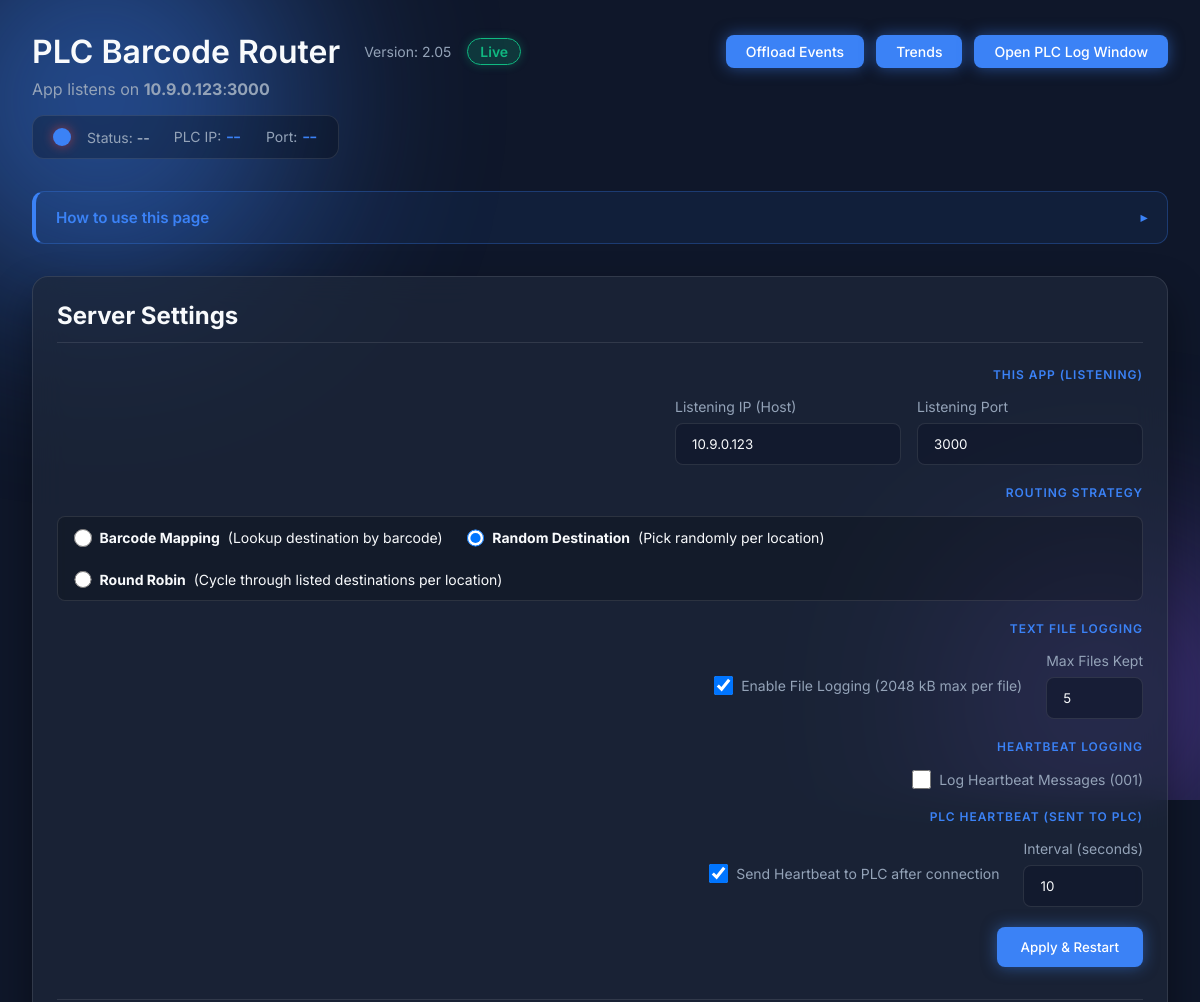
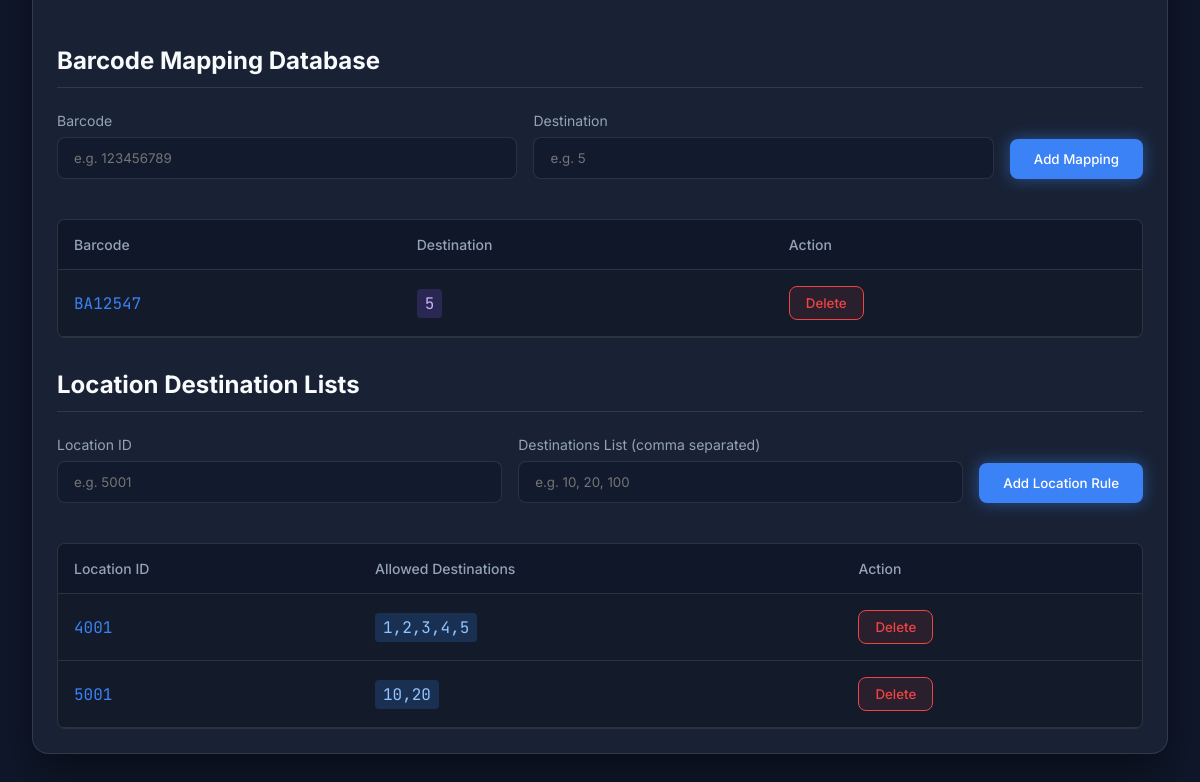
The page / on the database its author committed (2 pictures, top to bottom).
### tables this page shows
CREATE TABLE settings (
            id INTEGER PRIMARY KEY CHECK (id = 1),
            host TEXT NOT NULL,
            port INTEGER NOT NULL
        , log_to_file INTEGER NOT NULL DEFAULT 0, log_file_count INTEGER NOT NULL DEFAULT 5, routing_mode TEXT NOT NULL DEFAULT 'barcode', log_heartbeat INTEGER NOT NULL DEFAULT 1, heartbeat_interval INTEGER NOT NULL DEFAULT 10, heartbeat_enabled INTEGER NOT NULL DEFAULT 1);

CREATE TABLE routing (
            id INTEGER PRIMARY KEY AUTOINCREMENT,
            barcode TEXT UNIQUE NOT NULL,
            destination INTEGER NOT NULL
        );

CREATE TABLE random_routing (
            id INTEGER PRIMARY KEY AUTOINCREMENT,
            location TEXT NOT NULL,
            destinations TEXT NOT NULL
        );

### main.py (the view)
@app.get("/", response_class=HTMLResponse)
async def read_root(request: Request):
    mappings = database.get_all_mappings()
    random_rules = database.get_all_random_rules()
    settings = database.get_settings()
    return templates.TemplateResponse(
        request=request,
        name="index.html",
        context={"request": request, "mappings": mappings, "random_rules": random_rules, "settings": settings}
    )

### templates/index.html (shortened to what this page needs)
<!DOCTYPE html>
<html lang="en">
<head>
    <link rel="stylesheet" href="/static/style.css?v=12">
</head>
<body>
    <div class="background">
        <div class="blob blob1"></div>
        <div class="blob blob2"></div>
    </div>
    <div class="container">
        <header>
            <div style="display:flex; align-items:center; justify-content:space-between; flex-wrap:wrap; gap:1rem;">
                <h1>PLC Barcode Router <span style="font-size: 0.875rem; color: var(--text-muted); font-weight: 400; margin-left: 0.5rem;">Version: 2.05</span> <span class="badge" id="status-badge">Live</span></h1>
                <div style="display:flex; align-items:center; gap:0.75rem; flex-wrap:wrap;">
                    <a class="btn primary-btn popout-btn" href="/offload" style="text-decoration:none;">Offload Events</a>
                    <a class="btn primary-btn popout-btn" href="/trends" style="text-decoration:none;">Trends</a>
                    <button class="btn primary-btn popout-btn" id="popout-logs" onclick="openLogsWindow()">Open PLC Log Window</button>
                </div>
            </div>
            <p>App listens on <strong id="header-host">{{ settings.host }}</strong>:<strong id="header-port">{{ settings.port }}</strong></p>
            <div class="connection-bar">
                <span class="led led-disconnected" id="conn-led"></span>
                <div class="conn-info">
                    <span class="conn-item">Status: <strong id="conn-status">--</strong></span>
                    <span class="conn-item">PLC IP: <strong id="conn-plc-ip" class="font-mono">--</strong></span>
                    <span class="conn-item">Port: <strong id="conn-port" class="font-mono">--</strong></span>
                </div>
            </div>
        </header>
        <details class="help-box">
            <summary>How to use this page</summary>
        </details>
        <div class="grid">
            <div class="panel management">
                <div class="panel-header">
                    <h2>Server Settings</h2>
                </div>
                <form id="settings-form" class="glass-form" style="margin-bottom: 2rem; padding-bottom: 2rem; border-bottom: 1px solid var(--border-color); flex-direction: column; gap: 0.75rem;">
                    <p class="settings-section-label">This App (Listening)</p>
                    <div style="display:flex; gap:1rem; flex-wrap:wrap;">
                        <div class="form-group">
                            <label for="host">Listening IP (Host)</label>
                            <input type="text" id="host" name="host" value="{{ settings.host }}" required>
                        </div>
                        <div class="form-group">
                            <label for="port">Listening Port</label>
                            <input type="number" id="port" name="port" value="{{ settings.port }}" required>
                        </div>
                    </div>
                    <p class="settings-section-label" style="margin-top:0.5rem;">Routing Strategy</p>
                    <div style="display:flex; gap:1.5rem; align-items:center; flex-wrap:wrap; background: rgba(0,0,0,0.2); padding: 0.75rem 1rem; border-radius: 0.5rem; border: 1px solid var(--border-color);">
                        <label style="display:flex; align-items:center; gap:0.5rem; cursor:pointer; margin:0; color:var(--text-main);">
                            <input type="radio" name="routing_mode" value="barcode" {% if settings.routing_mode == 'barcode' %}checked{% endif %} style="width:1.1rem; height:1.1rem;">
                            <strong>Barcode Mapping</strong> (Lookup destination by barcode)
                        </label>
                        <label style="display:flex; align-items:center; gap:0.5rem; cursor:pointer; margin:0; color:var(--text-main);">
                            <input type="radio" name="routing_mode" value="random" {% if settings.routing_mode == 'random' %}checked{% endif %} style="width:1.1rem; height:1.1rem;">
                            <strong>Random Destination</strong> (Pick randomly per location)
                        </label>
                        <label style="display:flex; align-items:center; gap:0.5rem; cursor:pointer; margin:0; color:var(--text-main);">
                            <input type="radio" name="routing_mode" value="roundrobin" {% if settings.routing_mode == 'roundrobin' %}checked{% endif %} style="width:1.1rem; height:1.1rem;">
                            <strong>Round Robin</strong> (Cycle through listed destinations per location)
                        </label>
                    </div>
                    <p class="settings-section-label" style="margin-top:0.5rem;">Text File Logging</p>
                    <div style="display:flex; gap:1.5rem; align-items:center; flex-wrap:wrap;">
                        <div style="display:flex; align-items:center; gap:0.5rem;">
                            <input type="checkbox" id="log_to_file" name="log_to_file" value="true" {% if settings.log_to_file %}checked{% endif %} style="width: 1.2rem; height: 1.2rem; cursor: pointer;">
                            <label for="log_to_file" style="cursor: pointer; margin:0;">Enable File Logging (2048 kB max per file)</label>
                        </div>
                        <div class="form-group" style="max-width: 150px;">
                            <label for="log_file_count">Max Files Kept</label>
                            <input type="number" id="log_file_count" name="log_file_count" value="{{ settings.log_file_count }}" min="1" max="50" required>
                        </div>
                    </div>
                    <p class="settings-section-label" style="margin-top:0.5rem;">Heartbeat Logging</p>
                    <div style="display:flex; gap:1.5rem; align-items:center; flex-wrap:wrap;">
                        <div style="display:flex; align-items:center; gap:0.5rem;">
                            <input type="checkbox" id="log_heartbeat" name="log_heartbeat" value="true" {% if settings.log_heartbeat %}checked{% endif %} style="width: 1.2rem; height: 1.2rem; cursor: pointer;">
                            <label for="log_heartbeat" style="cursor: pointer; margin:0;">Log Heartbeat Messages (001)</label>
                        </div>
                    </div>
                    <p class="settings-section-label" style="margin-top:0.5rem;">PLC Heartbeat (Sent to PLC)</p>
                    <div style="display:flex; gap:1.5rem; align-items:center; flex-wrap:wrap;">
                        <div style="display:flex; align-items:center; gap:0.5rem;">
                            <input type="checkbox" id="heartbeat_enabled" name="heartbeat_enabled" value="true" {% if settings.heartbeat_enabled %}checked{% endif %} style="width: 1.2rem; height: 1.2rem; cursor: pointer;">
                            <label for="heartbeat_enabled" style="cursor: pointer; margin:0;">Send Heartbeat to PLC after connection</label>
                        </div>
                        <div class="form-group" style="max-width: 150px;">
                            <label for="heartbeat_interval">Interval (seconds)</label>
                            <input type="number" id="heartbeat_interval" name="heartbeat_interval" value="{{ settings.heartbeat_interval }}" min="1" max="3600" required>
                        </div>
                    </div>
                    <div style="margin-top:0.5rem;">
                        <button type="submit" class="btn primary-btn">Apply &amp; Restart</button>
                    </div>
                </form>
                <div class="panel-header" style="margin-top: 1rem;">
                    <h2>Barcode Mapping Database</h2>
                </div>
                <form id="add-form" class="glass-form">
                    <div class="form-group">
                        <label for="barcode">Barcode</label>
                        <input type="text" id="barcode" name="barcode" placeholder="e.g. 123456789" required autocomplete="off">
                    </div>
                    <div class="form-group">
                        <label for="destination">Destination</label>
                        <input type="number" id="destination" name="destination" placeholder="e.g. 5" min="0" required>
                    </div>
                    <button type="submit" class="btn primary-btn">Add Mapping</button>
                </form>
                <div class="table-container" style="max-height: 250px; margin-bottom: 2rem;">
                    <table id="mappings-table">
                        <thead>
                            <tr>
                                <th>Barcode</th>
                                <th>Destination</th>
                                <th>Action</th>
                            </tr>
                        </thead>
                        <tbody>
                            {% for m in mappings %}
                            <tr data-id="{{ m.id }}">
                                <td class="font-mono">{{ m.barcode }}</td>
                                <td><span class="dest-badge">{{ m.destination }}</span></td>
                                <td><button class="btn delete-btn" onclick="deleteMapping({{ m.id }})">Delete</button></td>
                            </tr>
                            {% endfor %}
                        </tbody>
                    </table>
                </div>
                <div class="panel-header">
                    <h2>Location Destination Lists</h2>
                </div>
                <form id="add-random-form" class="glass-form">
                    <div class="form-group">
                        <label for="location">Location ID</label>
                        <input type="text" id="location" name="location" placeholder="e.g. 5001" required autocomplete="off">
                    </div>
                    <div class="form-group">
                        <label for="destinations">Destinations List (comma separated)</label>
                        <input type="text" id="destinations" name="destinations" placeholder="e.g. 10, 20, 100" required autocomplete="off">
                    </div>
                    <button type="submit" class="btn primary-btn">Add Location Rule</button>
                </form>
                <div class="table-container" style="max-height: 250px;">
                    <table id="random-table">
                        <thead>
                            <tr>
                                <th>Location ID</th>
                                <th>Allowed Destinations</th>
                                <th>Action</th>
                            </tr>
                        </thead>
                        <tbody>
                            {% for r in random_rules %}
                            <tr data-id="{{ r.id }}">
                                <td class="font-mono">{{ r.location }}</td>
                                <td><span class="dest-badge" style="background: rgba(59, 130, 246, 0.2); color: #93c5fd;">{{ r.destinations }}</span></td>
                                <td><button class="btn delete-btn" onclick="deleteRandomRule({{ r.id }})">Delete</button></td>
                            </tr>
                            {% endfor %}
                        </tbody>
                    </table>
                </div>
            </div>
        </div>
    </div>
</body>
</html>

### rows shown on the page
settings: host "10.9.0.123", port "3000", routing_mode "☐ Barcode Mapping (Lookup destin", routing_mode "☑ Random Destination (Pick rando", routing_mode "☐ Round Robin (Cycle through lis", log_to_file "☑", log_file_count "5", heartbeat_enabled "☑", heartbeat_interval "10"
routing: barcode "BA12547", destination "5"
random_routing: location "4001", destinations "1,2,3,4,5"
random_routing: location "5001", destinations "10,20"
